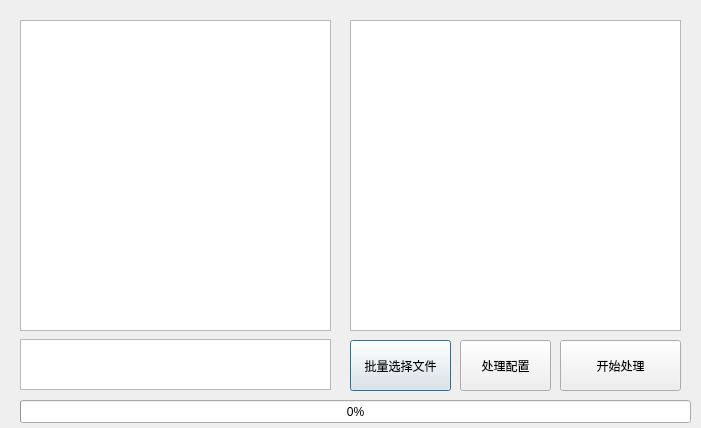
<?xml version="1.0" encoding="UTF-8"?>
<ui version="4.0">
 <class>data_Process</class>
 <widget class="QDialog" name="data_Process">
  <property name="geometry">
   <rect>
    <x>0</x>
    <y>0</y>
    <width>701</width>
    <height>428</height>
   </rect>
  </property>
  <property name="windowTitle">
   <string>数据处理</string>
  </property>
  <property name="windowIcon">
   <iconset resource="image.qrc">
    <normaloff>:/image/image/win_icon.jpg</normaloff>:/image/image/win_icon.jpg</iconset>
  </property>
  <widget class="QPushButton" name="select_files">
   <property name="geometry">
    <rect>
     <x>350</x>
     <y>340</y>
     <width>101</width>
     <height>51</height>
    </rect>
   </property>
   <property name="text">
    <string>批量选择文件</string>
   </property>
  </widget>
  <widget class="QPushButton" name="start_process">
   <property name="geometry">
    <rect>
     <x>560</x>
     <y>340</y>
     <width>121</width>
     <height>51</height>
    </rect>
   </property>
   <property name="text">
    <string>开始处理</string>
   </property>
  </widget>
  <widget class="QProgressBar" name="progressBar">
   <property name="geometry">
    <rect>
     <x>20</x>
     <y>400</y>
     <width>671</width>
     <height>23</height>
    </rect>
   </property>
   <property name="value">
    <number>0</number>
   </property>
  </widget>
  <widget class="QTableView" name="tableView">
   <property name="geometry">
    <rect>
     <x>20</x>
     <y>20</y>
     <width>311</width>
     <height>311</height>
    </rect>
   </property>
  </widget>
  <widget class="QTableView" name="tableView_2">
   <property name="geometry">
    <rect>
     <x>350</x>
     <y>20</y>
     <width>331</width>
     <height>311</height>
    </rect>
   </property>
  </widget>
  <widget class="QPushButton" name="select_algorithm">
   <property name="geometry">
    <rect>
     <x>460</x>
     <y>340</y>
     <width>91</width>
     <height>51</height>
    </rect>
   </property>
   <property name="text">
    <string>处理配置</string>
   </property>
  </widget>
  <widget class="QTextEdit" name="textEdit">
   <property name="geometry">
    <rect>
     <x>20</x>
     <y>339</y>
     <width>311</width>
     <height>51</height>
    </rect>
   </property>
  </widget>
 </widget>
 <resources>
  <include location="image.qrc"/>
 </resources>
 <connections/>
</ui>
